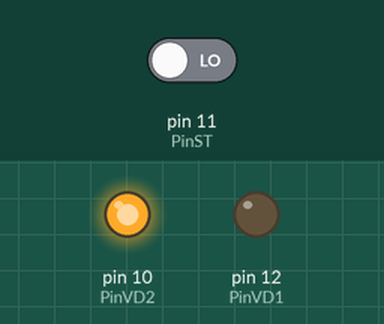
Recording of a sketch running on a simulated Arduino Uno, built with avr-gcc and run on an emulated ATmega328P. Parts: output pins drawn as LEDs (lit = HIGH). The inputs (shaded band) are chosen by the test bench; at power-on: pin 11 (PinST) LOW.

Above: at 1.2 s.
1.3 s: pin 11 (PinST) driven HIGH
At 1.7 s:
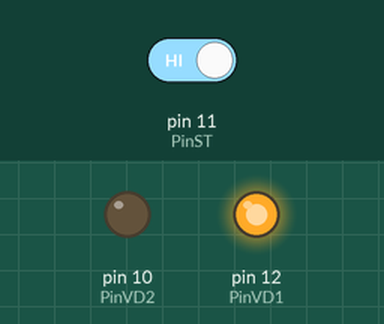
2.8 s: pin 11 (PinST) driven LOW
At 4.0 s:
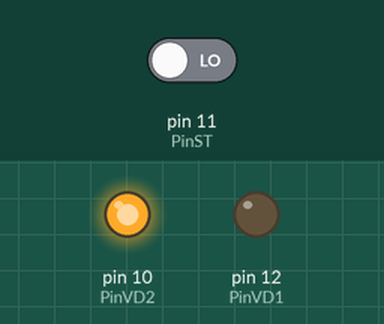
Timing chart, 0 to 5.8 s (numbered marks = the images above; inputs shaded):
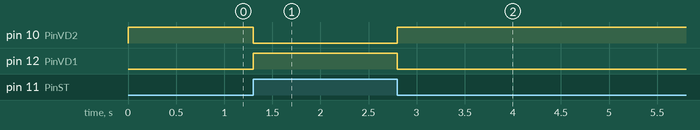

Measured:
- after the input at 1.3 s, pin 10 (PinVD2): HIGH → LOW at once; pin 12 (PinVD1): LOW → HIGH at once
- after the input at 2.8 s, pin 10 (PinVD2): LOW → HIGH at once; pin 12 (PinVD1): HIGH → LOW at once

The sketch:

Lesson_14.ino
```cpp
const int PinVD1 = 12;            //  Константа с № вывода к которому подключён светодиод VD1
const int PinST  = 11;            //  Константа с № входа  к которому подключён датчик вибрация
const int PinVD2 = 10;            //  Константа с № вывода к которому подключён светодиод VD2
bool      Tilt   = 0;             //  Переменная с флагом наклона

void setup(){                     //  Код внутри функции setup выполняется однократно при старте
    pinMode(PinVD1, OUTPUT);      //  Конфигурируем вывод PinVD1 как выход
    pinMode(PinST,  INPUT );      //  Конфигурируем вывод PinST  как вход
    pinMode(PinVD2, OUTPUT);      //  Конфигурируем вывод PinVD2 как выход
}

void loop(){                      //  Код внутри функции loop выполняется постоянно
    Tilt = digitalRead(PinST);    //  Сохраняем состояние входа PinST в переменную Tilt
    digitalWrite(PinVD1,  Tilt);  //  Устанавливаем на выходе PinVD1 состояние     Tilt
    digitalWrite(PinVD2, !Tilt);  //  Устанавливаем на выходе PinVD2 состояние НЕ  Tilt
}
```
